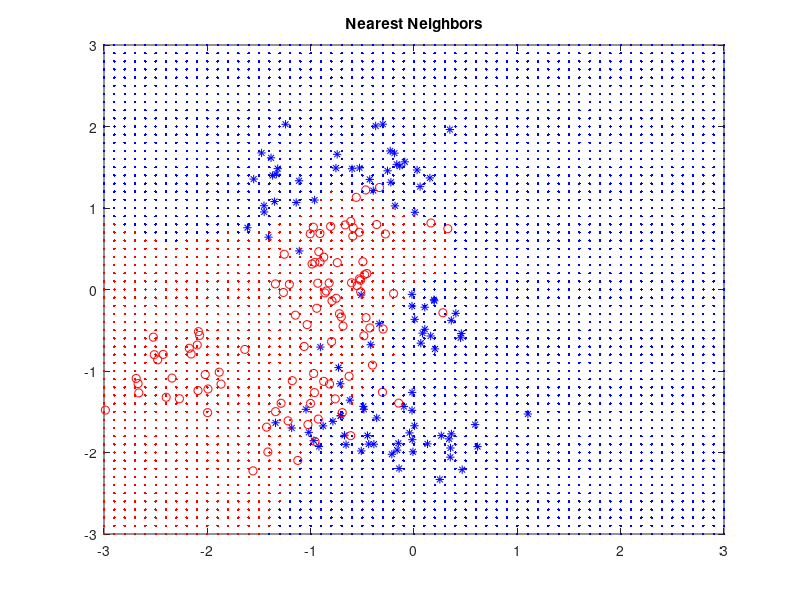
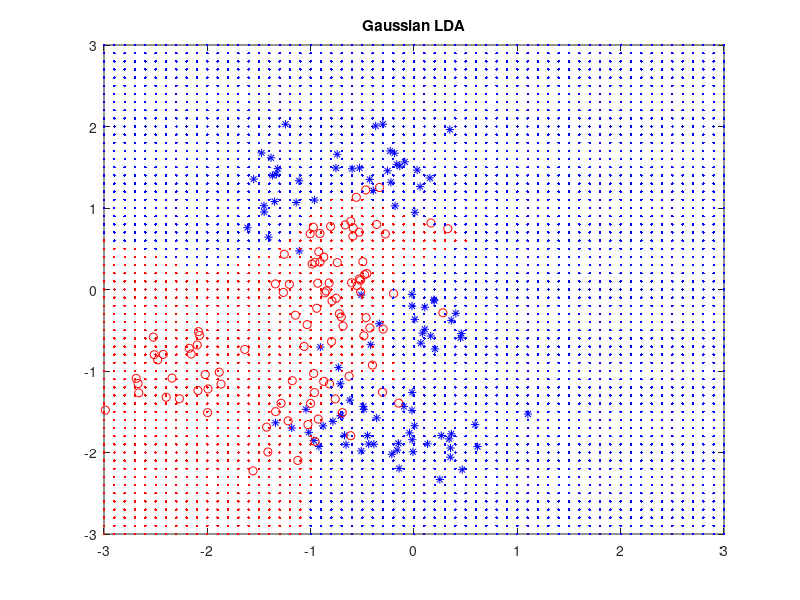
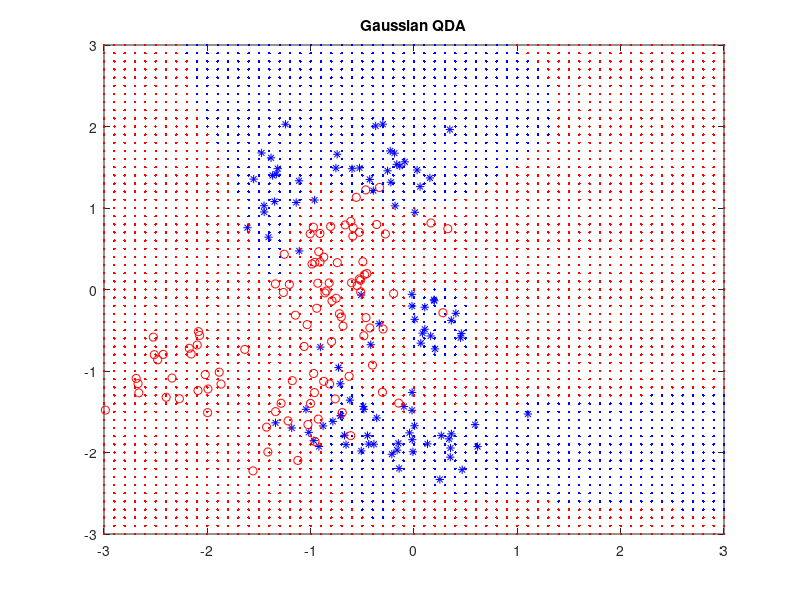

Recreate these plots in MATLAB, in order.
%-------
% classification.m
% This script goes through examples in Hastie et al.'s book.
% Binary classification is performed in two ways: linear regression
% and nearest neighbors
% Dror Baron, 8.30.2016
%-------
clear % often useful to clean up the work space from old variables
%% Parameters
num_clusters=5; % number of components (clusters) in mixture model
N=200; % total number of samples of training data
grid=-3:0.1:3; % test data grid for each dimension
num_neighbors=20; % number of neighbors used in nearest neighbors
%% Mixture models
Gmean=randn(2,num_clusters); % locations of centers of clusters for green class
Rmean=randn(2,num_clusters); % -"- red class
%% Training data
samples=zeros(2,N); % locations of samples in 2 dimensions
cluster_id=zeros(2,N); % Created to identify the cluster id 
class_samples=zeros(N,1); % class of each one (green or red)
cluster_variance=0.1; % variance of each cluster around its mean
for n=1:N/2
    Gcluster=ceil(rand(1)*num_clusters); % select green cluster
    Rcluster=ceil(rand(1)*num_clusters); % -"- red
    cluster_id(:,n) = Gcluster; % Green ids from [1,num_clusters]
    cluster_id(:,n+N/2) = Rcluster; % Red ids from [1,num_clusters]
    samples(:,n)=Gmean(:,Gcluster)+sqrt(cluster_variance)*randn(2,1); % generate green sample
    samples(:,n+N/2)=Rmean(:,Rcluster)+sqrt(cluster_variance)*randn(2,1); % -"- red
    class_samples(n)=1; % green
    class_samples(n+N/2)=0; % red
end
%% Test data - basically a 2-D grid
test_samples=zeros(2,length(grid)^2); % locations of test samples
for n1=1:length(grid)
    for n2=1:length(grid)
        test_samples(1,n1+length(grid)*(n2-1))=grid(n1); % first coordinate
        test_samples(2,n1+length(grid)*(n2-1))=grid(n2); % second 
    end
end
%% Nearest Neighbors Classifier
test_NN=zeros(length(grid)^2,1); % classification results on test data
for n1=1:length(grid)
    for n2=1:length(grid)
        distances=(grid(n1)-samples(1,:)).^2+(grid(n2)-samples(2,:)).^2; % distances to training samples
        [distances_sort,distances_index]=sort(distances);
        neighbors=distances_index(1:num_neighbors);
        class_predicted=(sum(class_samples(neighbors))/num_neighbors>0.5); % NN classifier
        test_NN(n1+length(grid)*(n2-1))=class_predicted; % store classification
    end
end
%% PLOT NN
% identify location indices (in test grid) that are red and green
r_locations=find(test_NN==0);
g_locations=find(test_NN==1);
% NN plot
    figure(1),plot(samples(1,1:N/2),samples(2,1:N/2),'b*',... % green training samples
    samples(1,N/2+1:N),samples(2,N/2+1:N),'ro',... % red training 
    test_samples(1,g_locations),test_samples(2,g_locations),'b.',... % green test
    test_samples(1,r_locations),test_samples(2,r_locations),'r.'),... % red
title('Nearest Neighbors') 
axis([-3 3 -3 3]); % boundaries for figure aligned with grid
%% LDA (Section to solve 1c)
G_samples = samples(:,1:100);
R_samples = samples(:,101:200);
G_id = cluster_id(:,1:100);
R_id = cluster_id(:,101:200);

% Calculating Mean of the Classes
mean_G = zeros(2,num_clusters);
mean_R = zeros(2,num_clusters);
std_G = zeros(1,num_clusters);
std_R = zeros(1,num_clusters);

% Get means and variances from data
for i = 1:num_clusters
    meanG = G_samples(G_id==i);
    mean_G(:,i) = mean(reshape(meanG,[2,length(meanG)/2]),2);
    meanR = R_samples(R_id==i);
    mean_R(:,i) = mean(reshape(meanR,[2,length(meanR)/2]),2);
    stdG = G_samples(G_id==i);
    std_G_aux = var(reshape(stdG,[2,length(stdG)/2]),0,2);
    std_G(:,i) = mean(std_G_aux); % It is assumed that variance is the same for both dimensions
    stdR = R_samples(R_id==i); 
    std_R_aux = var(reshape(stdR,[2,length(stdR)/2]),0,2);
    std_R(:,i) = mean(std_R_aux); % It is assumed that variance is the same for both dimensions
end

% Class calculation in Test Data
Means = [mean_G,mean_R]; % New means calculated from data
Vars = mean([std_G,std_R]); % New variances calculated from data (LDA assumes same variance for all clusters)
test_LDA=zeros(length(grid)^2,1); % classification results on test data
for n1=1:length(grid)
    x1 = grid(n1);
    for n2=1:length(grid)
        x2 = grid(n2);
        p_x = exp(-0.5*(sum(([x1;x2]-Means).^2)./(Vars.^2))); % P(Class|X)
        class = p_x/sum(p_x); % Normalized P(Class|X)
        [max_value,class_predicted] = max(class); % Maximun[P(Class|X)] predicts class.
        test_LDA(n1+length(grid)*(n2-1))=class_predicted; % store classification
    end
end
%% PLOT LDA
% identify location indices (in test grid) that are red and green
r_locations=find(test_LDA>=num_clusters+1); % Subclasses [num_clusters+1,2*num_clusters]
g_locations=find(test_LDA<=num_clusters); % Subclasses [1,num_clusters]
% LDA plot
    figure(2),plot(samples(1,1:N/2),samples(2,1:N/2),'b*',... % green training samples
    samples(1,N/2+1:N),samples(2,N/2+1:N),'ro',... % red training 
    test_samples(1,g_locations),test_samples(2,g_locations),'b.',... % green test
    test_samples(1,r_locations),test_samples(2,r_locations),'r.'),... % red
title('Gaussian LDA')
axis([-3 3 -3 3]); % boundaries for figure aligned with grid
%% QDA (Section to solve 1d)
G_samples = samples(:,1:100);
R_samples = samples(:,101:200);
G_id = cluster_id(:,1:100);
R_id = cluster_id(:,101:200);

% Calculating Mean of the Classes
mean_G = zeros(2,num_clusters);
mean_R = zeros(2,num_clusters);
std_G = zeros(2,num_clusters);
std_R = zeros(2,num_clusters);

% Get means and variances from data
for i = 1:num_clusters
    meanG = G_samples(G_id==i);
    mean_G(:,i) = mean(reshape(meanG,[2,length(meanG)/2]),2);
    meanR = R_samples(R_id==i);
    mean_R(:,i) = mean(reshape(meanR,[2,length(meanR)/2]),2);
    stdG = G_samples(G_id==i);
    std_G(:,i) = var(reshape(stdG,[2,length(stdG)/2]),0,2);
    stdR = R_samples(R_id==i);
    std_R(:,i) = var(reshape(stdR,[2,length(stdR)/2]),0,2);
end

% Class calculation in Test Data
Means = [mean_G,mean_R]; % New means calculated from data
Vars = [std_G,std_R]; % New variances calculated from data
test_QDA=zeros(length(grid)^2,1); % classification results on test data
for n1=1:length(grid)
    x1 = grid(n1);
    for n2=1:length(grid)
        x2 = grid(n2);
        r = ([x1;x2]-Means).^2;
        px = r(1,:)./(Vars(1,:).^2);
        py = r(2,:)./(Vars(2,:).^2);
        p_x = exp(-0.5*(px+py)); % P(Class|X)
        class = p_x/sum(p_x); % Normalized P(Class|X)
        [max_value,class_predicted] = max(class); % Maximun[P(Class|X)] predicts class.
        test_QDA(n1+length(grid)*(n2-1))=class_predicted; % store classification
    end
end
%% PLOT QDA
% identify location indices (in test grid) that are red and green
r_locations=find(test_QDA>=num_clusters+1);
g_locations=find(test_QDA<=num_clusters);
% LDA plot
    figure(3),plot(samples(1,1:N/2),samples(2,1:N/2),'b*',... % green training samples
    samples(1,N/2+1:N),samples(2,N/2+1:N),'ro',... % red training 
    test_samples(1,g_locations),test_samples(2,g_locations),'b.',... % green test
    test_samples(1,r_locations),test_samples(2,r_locations),'r.'),... % red
title('Gaussian QDA')
axis([-3 3 -3 3]); % boundaries for figure aligned with grid